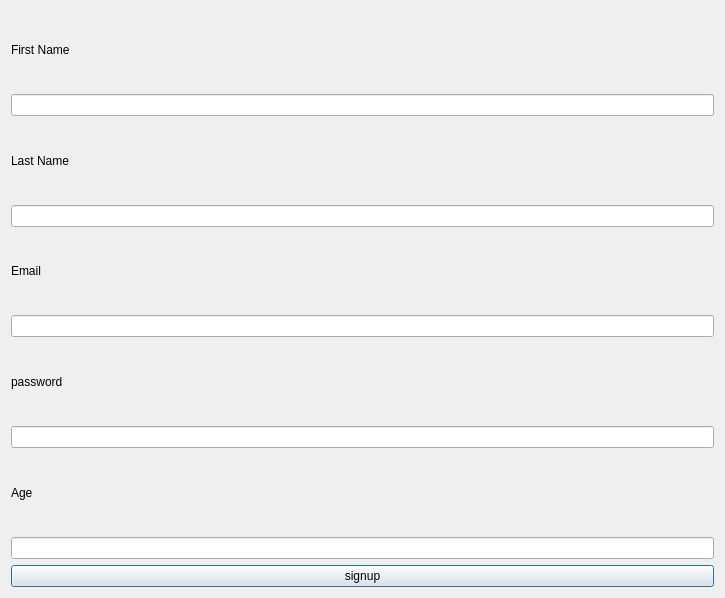
<?xml version="1.0" encoding="UTF-8"?>
<ui version="4.0">
 <class>Signup</class>
 <widget class="QDialog" name="Signup">
  <property name="geometry">
   <rect>
    <x>0</x>
    <y>0</y>
    <width>725</width>
    <height>598</height>
   </rect>
  </property>
  <property name="windowTitle">
   <string>Dialog</string>
  </property>
  <property name="autoFillBackground">
   <bool>true</bool>
  </property>
  <layout class="QVBoxLayout" name="verticalLayout">
   <item>
    <widget class="QLabel" name="label">
     <property name="text">
      <string>First Name</string>
     </property>
    </widget>
   </item>
   <item>
    <widget class="QLineEdit" name="first"/>
   </item>
   <item>
    <widget class="QLabel" name="label_2">
     <property name="text">
      <string>Last Name</string>
     </property>
    </widget>
   </item>
   <item>
    <widget class="QLineEdit" name="last"/>
   </item>
   <item>
    <widget class="QLabel" name="label_3">
     <property name="text">
      <string>Email</string>
     </property>
    </widget>
   </item>
   <item>
    <widget class="QLineEdit" name="email"/>
   </item>
   <item>
    <widget class="QLabel" name="label_4">
     <property name="text">
      <string>password</string>
     </property>
    </widget>
   </item>
   <item>
    <widget class="QLineEdit" name="password">
     <property name="frame">
      <bool>true</bool>
     </property>
     <property name="echoMode">
      <enum>QLineEdit::Password</enum>
     </property>
    </widget>
   </item>
   <item>
    <widget class="QLabel" name="label_5">
     <property name="text">
      <string>Age</string>
     </property>
    </widget>
   </item>
   <item>
    <widget class="QLineEdit" name="age"/>
   </item>
   <item>
    <widget class="QPushButton" name="signupadd">
     <property name="text">
      <string>signup</string>
     </property>
    </widget>
   </item>
  </layout>
 </widget>
 <resources/>
 <connections/>
</ui>
